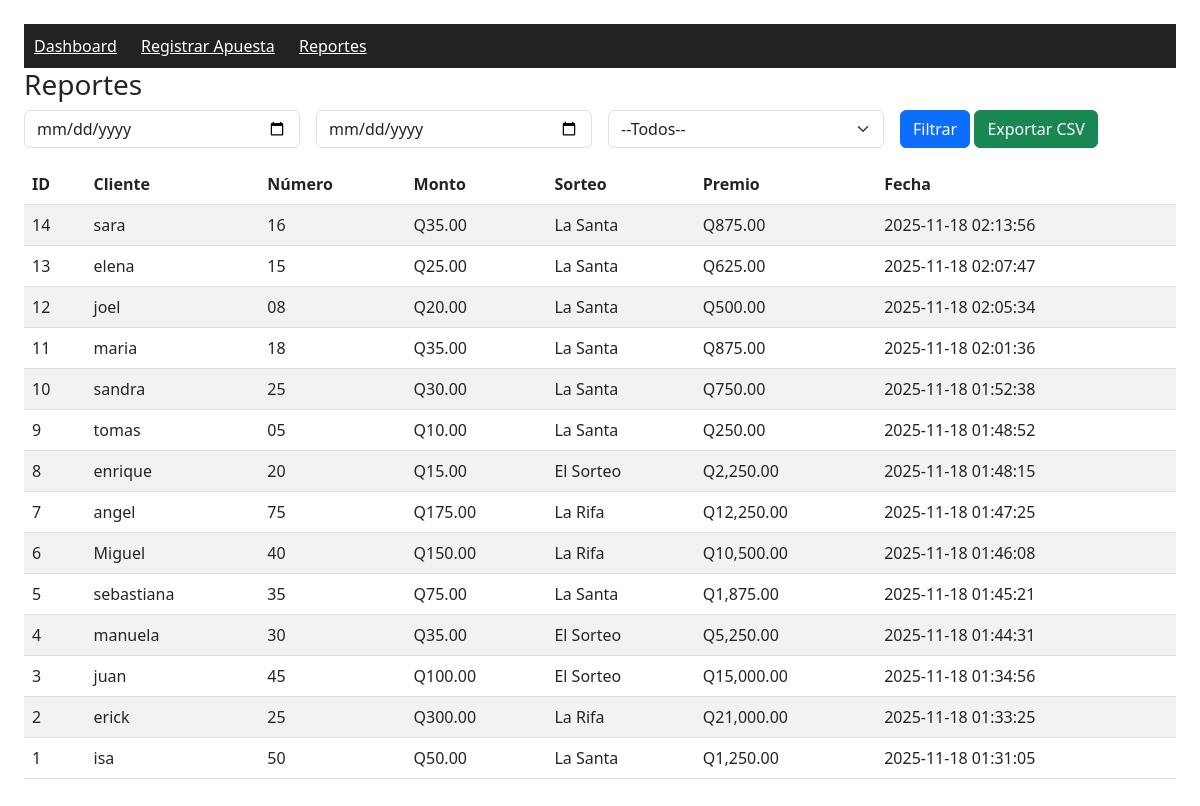
/reporte.php (signed in), run on an earlier commit of the app's database.
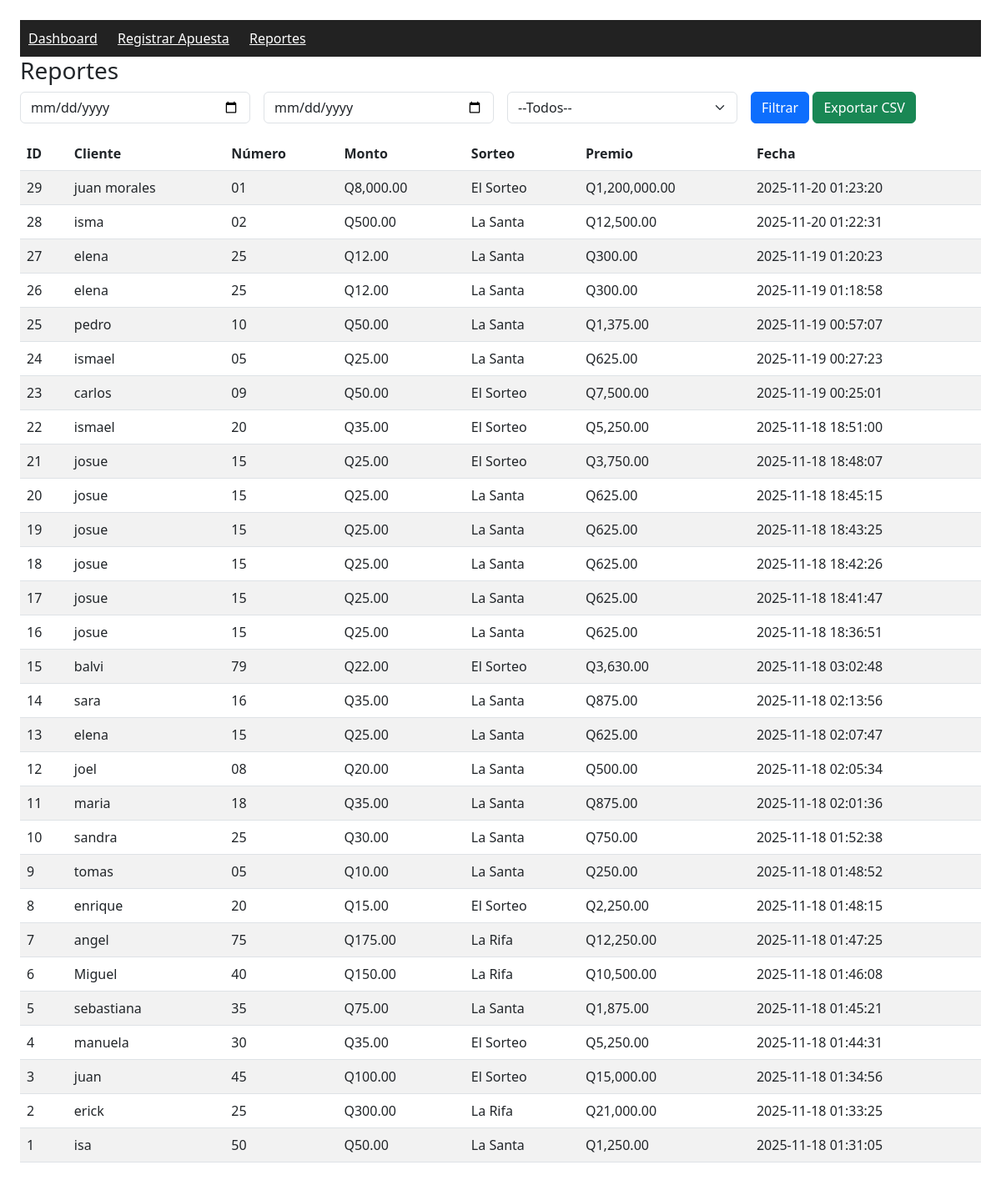
And on a later commit of the database.
### tables this page shows
CREATE TABLE apuestas (
        id INTEGER PRIMARY KEY AUTOINCREMENT,
        cliente_id INTEGER,
        numero TEXT,
        monto REAL,
        sorteo TEXT,
        evento_dia INTEGER,
        premio_estimado REAL,
        es_cumple INTEGER DEFAULT 0,
        fecha_registro TEXT DEFAULT (datetime('now')),
        fecha_limite TEXT,
        atendido_por TEXT,
        voucher_code TEXT,
        pagado INTEGER DEFAULT 0,
        fecha_pago TEXT,
        FOREIGN KEY(cliente_id) REFERENCES clientes(id)
      );

CREATE TABLE clientes (
        id INTEGER PRIMARY KEY AUTOINCREMENT,
        nombre TEXT,
        telefono TEXT,
        birth_date TEXT,
        fecha_registro TEXT DEFAULT (datetime('now'))
      );

### public/reporte.php (the view, shortened to what this page needs)
<?php
$db = getDB();
$start = $_GET['start'] ?? null;
$end = $_GET['end'] ?? null;
$params = [];
$sql = "SELECT a.*, c.nombre FROM apuestas a LEFT JOIN clientes c ON c.id=a.cliente_id";
$sql .= " ORDER BY fecha_registro DESC";
$stmt = $db->prepare($sql);
$stmt->execute($params);
$rows = $stmt->fetchAll(PDO::FETCH_ASSOC);
?>
<!doctype html><html><head><meta charset="utf-8"><title>Reportes</title>
<link href="https://cdn.jsdelivr.net/npm/bootstrap@5.3.0/dist/css/bootstrap.min.css" rel="stylesheet">
</head><body class="p-4">
<?php include 'partials/navbar.php'; ?>
<h3>Reportes</h3>
<form class="row g-3" method="get">
  <div class="col-md-3"><input type="date" name="start" class="form-control" value="<?=htmlspecialchars($start)?>"></div>
  <div class="col-md-3"><input type="date" name="end" class="form-control" value="<?=htmlspecialchars($end)?>"></div>
  <div class="col-md-3">
    <select name="sorteo" class="form-select">
      <option value="">--Todos--</option>
    </select>
  </div>
  <div class="col-md-3">
    <button class="btn btn-primary">Filtrar</button>
    <a class="btn btn-success" href="?<?=http_build_query(array_merge($_GET,['export'=>'csv']))?>">Exportar CSV</a>
  </div>
</form>
<table class="table table-striped mt-3">
<thead><tr><th>ID</th><th>Cliente</th><th>Número</th><th>Monto</th><th>Sorteo</th><th>Premio</th><th>Fecha</th></tr></thead>
<tbody>
<?php foreach($rows as $r): ?>
<tr>
  <td><?=$r['id']?></td>
  <td><?=htmlspecialchars($r['nombre'])?></td>
  <td><?=$r['numero']?></td>
  <td>Q<?=number_format($r['monto'],2)?></td>
  <td><?=$r['sorteo']?></td>
  <td>Q<?=number_format($r['premio_estimado'],2)?></td>
  <td><?=$r['fecha_registro']?></td>
</tr>
<?php endforeach; ?>
</tbody>
</table>
</body></html>

### public/partials/navbar.php
<nav style="background:#222; padding:10px;">
    <a href="dashboard.php" style="color:white; margin-right:20px;">Dashboard</a>
    <a href="index.php" style="color:white; margin-right:20px;">Registrar Apuesta</a>
    <a href="reporte.php" style="color:white; margin-right:20px;">Reportes</a>
</nav>

What changed in the data, as far as the page shows it:
added apuestas: id "29", cliente.nombre "juan morales", numero "01", monto "8,000.00", sorteo "El Sorteo", premio_estimado "1,200,000.00", fecha_registro "2025-11-20 01:23:20"
added apuestas: id "28", cliente.nombre "isma", numero "02", monto "500.00", sorteo "La Santa", premio_estimado "12,500.00", fecha_registro "2025-11-20 01:22:31"
added apuestas: id "27", cliente.nombre "elena", numero "25", monto "12.00", sorteo "La Santa", premio_estimado "300.00", fecha_registro "2025-11-19 01:20:23"
added apuestas: id "26", cliente.nombre "elena", numero "25", monto "12.00", sorteo "La Santa", premio_estimado "300.00", fecha_registro "2025-11-19 01:18:58"
added apuestas: id "25", cliente.nombre "pedro", numero "10", monto "50.00", sorteo "La Santa", premio_estimado "1,375.00", fecha_registro "2025-11-19 00:57:07"
added apuestas: id "24", cliente.nombre "ismael", numero "05", monto "25.00", sorteo "La Santa", premio_estimado "625.00", fecha_registro "2025-11-19 00:27:23"
added apuestas: id "23", cliente.nombre "carlos", numero "09", monto "50.00", sorteo "El Sorteo", premio_estimado "7,500.00", fecha_registro "2025-11-19 00:25:01"
added apuestas: id "22", cliente.nombre "ismael", numero "20", monto "35.00", sorteo "El Sorteo", premio_estimado "5,250.00", fecha_registro "2025-11-18 18:51:00"
added apuestas: id "21", cliente.nombre "josue", numero "15", monto "25.00", sorteo "El Sorteo", premio_estimado "3,750.00", fecha_registro "2025-11-18 18:48:07"
added apuestas: id "20", cliente.nombre "josue", numero "15", monto "25.00", sorteo "La Santa", premio_estimado "625.00", fecha_registro "2025-11-18 18:45:15"
added apuestas: id "19", cliente.nombre "josue", numero "15", monto "25.00", sorteo "La Santa", premio_estimado "625.00", fecha_registro "2025-11-18 18:43:25"
added apuestas: id "18", cliente.nombre "josue", numero "15", monto "25.00", sorteo "La Santa", premio_estimado "625.00", fecha_registro "2025-11-18 18:42:26"
added apuestas: id "17", cliente.nombre "josue", numero "15", monto "25.00", sorteo "La Santa", premio_estimado "625.00", fecha_registro "2025-11-18 18:41:47"
added apuestas: id "16", cliente.nombre "josue", numero "15", monto "25.00", sorteo "La Santa", premio_estimado "625.00", fecha_registro "2025-11-18 18:36:51"
added apuestas: id "15", cliente.nombre "balvi", numero "79", monto "22.00", sorteo "El Sorteo", premio_estimado "3,630.00", fecha_registro "2025-11-18 03:02:48"
